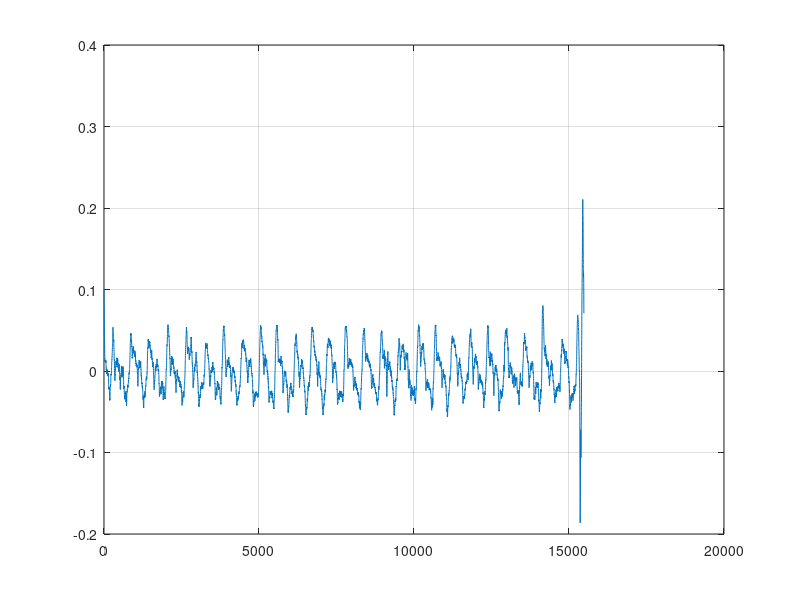
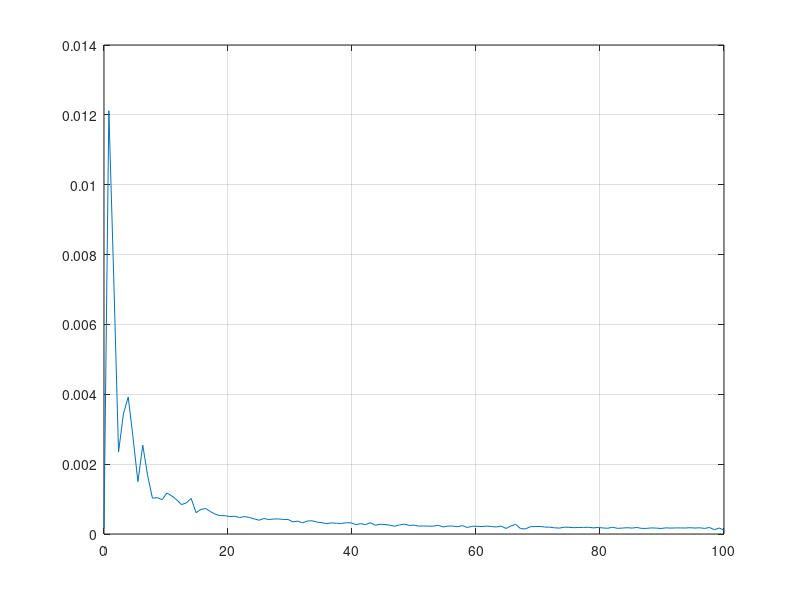

Recreate these plots in MATLAB, in order.
#!/usr/bin/octave -qf

fid = fopen("./dump/main_input_norm_float_bin.dat","r");
x = fread(fid, Inf, "float32", 0);
fclose(fid);

len = length(x)
figure(1)
plot(x)
grid on;

Fs = 200;
N = 256;
spect = fft(x, N);
spect = spect / N;
spect = abs(spect);

##
f_axis = Fs/2 * linspace(0, 1, N/2 + 1);

printf("f_axis len = %d\n", length(f_axis));
printf("delta f    = %f\n", Fs / N);

figure(2);
plot(f_axis, spect(1 : length(f_axis)));
grid on;

input("");
